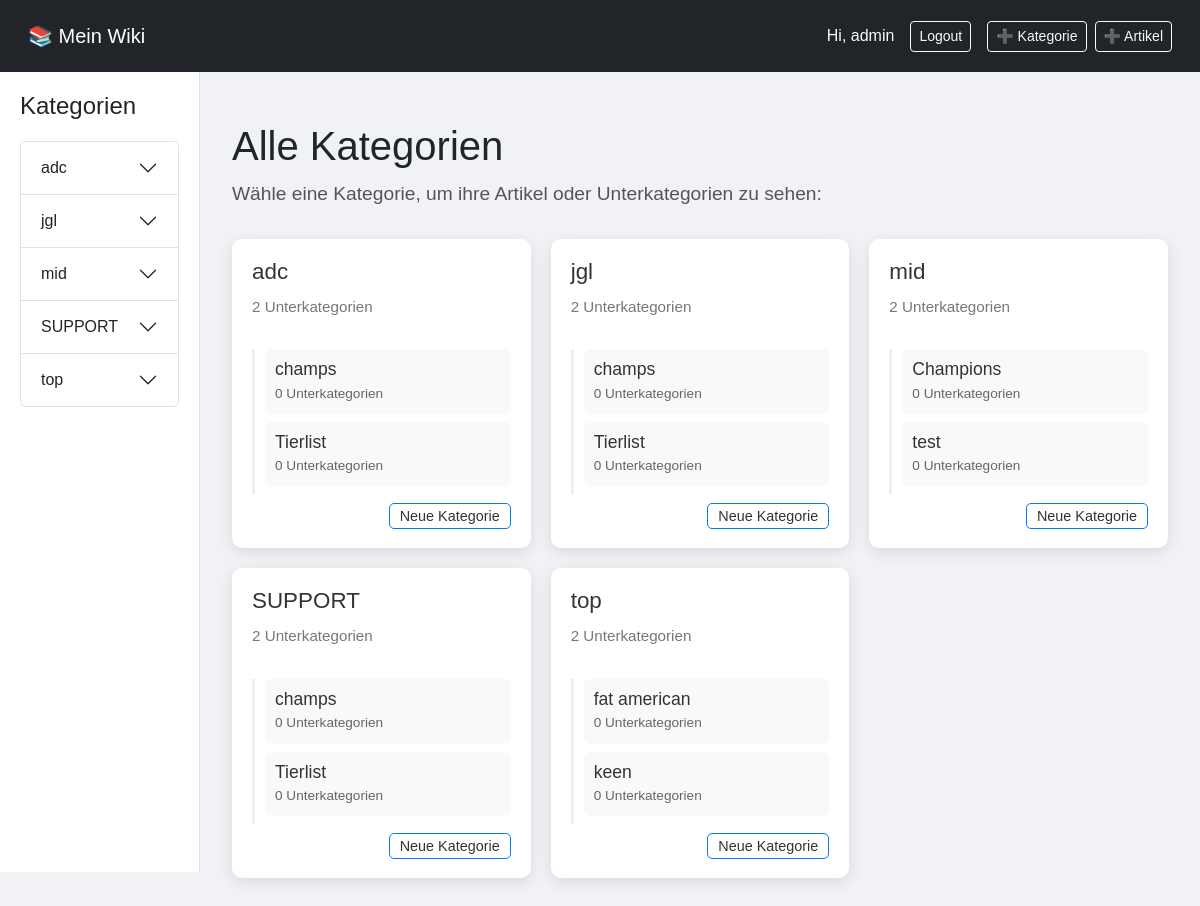
The page / (signed in) on the database its author committed.
### tables this page shows
CREATE TABLE users (
            id INTEGER PRIMARY KEY AUTOINCREMENT,
            username TEXT UNIQUE NOT NULL,
            password_hash TEXT NOT NULL,
            is_admin INTEGER DEFAULT 0
        );

CREATE TABLE categories (
            id INTEGER PRIMARY KEY AUTOINCREMENT,
            name TEXT NOT NULL
        , parent_id INTEGER);

### app.py (the view)
@app.route("/")
def index():
    articles = query_db("SELECT * FROM articles")
    return render_template("index.html", articles=articles)

### app.py (called while the page is built)
def get_db():
    if "db" not in g:
        g.db = sqlite3.connect(DB_NAME, timeout=10, check_same_thread=False)
        g.db.row_factory = sqlite3.Row
    return g.db

def query_db(query, args=(), one=False):
    db = get_db()
    cur = db.execute(query, args)
    if query.strip().lower().startswith("select"):
        rv = cur.fetchall()
        cur.close()
        return (rv[0] if rv else None) if one else rv
    else:
        db.commit()
        cur.close()
        return None

def build_category_tree():
    rows = query_db("SELECT id, name, parent_id FROM categories ORDER BY name COLLATE NOCASE ASC")
    cats = {}
    for r in rows:
        cats[r["id"]] = {"id": r["id"], "name": r["name"], "parent_id": r["parent_id"], "children": []}
    root = []
    for c in cats.values():
        if c["parent_id"] is None:
            root.append(c)
        else:
            parent = cats.get(c["parent_id"])
            if parent:
                parent["children"].append(c)
            else:
                root.append(c)
    for c in root:
        c["children"].sort(key=lambda x: x["name"].lower())
    root.sort(key=lambda x: x["name"].lower())
    return root

@login_manager.user_loader
def load_user(user_id):
    u = query_db("SELECT * FROM users WHERE id=?", (user_id,), one=True)
    if u:
        return User(u["id"], u["username"], bool(u["is_admin"]))
    return None

@app.before_request
def load_categories():
    g.categories_global = build_category_tree()

### templates/index.html (shortened to what this page needs)
{% extends "base.html" %}
{% block content %}
<div class="index-container">
    <h1 class="index-title">Alle Kategorien</h1>
    <p class="index-description">Wähle eine Kategorie, um ihre Artikel oder Unterkategorien zu sehen:</p>
    <div class="categories-grid">
        {% if g.categories_global %}
            {% for cat in g.categories_global %}
            <div class="category-card">
                <a href="{{ url_for('show_category', cat_id=cat.id) }}">
                    <h3>{{ cat.name }}</h3>
                    <p>{{ cat.children|length }} Unterkategorien</p>
                </a>
                {% if cat.children %}
                <div class="subcategory-list">
                    {% for sub in cat.children %}
                        <div class="subcategory-card">
                            <a href="{{ url_for('show_category', cat_id=sub.id) }}">
                                <h4>{{ sub.name }}</h4>
                                <p>{{ sub.children|length }} Unterkategorien</p>
                            </a>
                        </div>
                    {% endfor %}
                </div>
                {% endif %}
                {% if current_user.is_authenticated and current_user.is_admin %}
                <div class="category-actions">
                    <a href="{{ url_for('add_category') }}" class="btn-edit">Neue Kategorie</a>
                </div>
                {% endif %}
            </div>
            {% endfor %}
        {% else %}
            <p>Keine Kategorien vorhanden.</p>
        {% endif %}
    </div>
</div>
{% endblock %}

### templates/base.html (shortened to what this page needs)
<!DOCTYPE html>
<html lang="de">
<head>
    <link href="https://cdn.jsdelivr.net/npm/bootstrap@5.3.2/dist/css/bootstrap.min.css" rel="stylesheet">
    <link rel="stylesheet" href="{{ url_for('static', filename='style.css') }}">
</head>
<body>
<header class="navbar navbar-dark bg-dark p-3">
    <div class="container-fluid">
        <a href="{{ url_for('index') }}" class="navbar-brand">📚 Mein Wiki</a>
        <nav class="d-flex gap-2 align-items-center">
            {% if current_user.is_authenticated %}
                <span class="text-light me-2">Hi, {{ current_user.username }}</span>
                <a href="{{ url_for('logout') }}" class="btn btn-sm btn-outline-light">Logout</a>
            {% else %}
                <a href="{{ url_for('login') }}" class="btn btn-sm btn-outline-light">Login</a>
            {% endif %}
            {% if current_user.is_authenticated and current_user.is_admin %}
                <a href="{{ url_for('add_category') }}" class="btn btn-sm btn-outline-light ms-2">➕ Kategorie</a>
                <a href="{{ url_for('add_article') }}" class="btn btn-sm btn-outline-light">➕ Artikel</a>
            {% endif %}
        </nav>
    </div>
</header>
<div class="container-fluid">
    <div class="row">
        <aside class="col-12 col-md-3 col-lg-2 sidebar">
            <h5>Kategorien</h5>
            <div class="accordion" id="categoryAccordion">
                {% for cat in g.categories_global %}
                    <div class="accordion-item">
                        <h2 class="accordion-header" id="heading{{ cat.id }}">
                            <button class="accordion-button collapsed" type="button" data-bs-toggle="collapse"
                                    data-bs-target="#collapse{{ cat.id }}" aria-expanded="false"
                                    aria-controls="collapse{{ cat.id }}">
                                {{ cat.name }}
                            </button>
                        </h2>
                    </div>
                {% endfor %}
            </div>
        </aside>
        <main class="col-12 col-md-9 col-lg-10">
            {% block content %}{% endblock %}
        </main>
    </div>
</div>
</body>
</html>

### templates/base.html (style rules this page uses)
body { font-family: Arial, sans-serif; background-color: #f0f2f5; }
.sidebar { position: sticky; top: 0; height: 100vh; background-color: #fff; border-right: 1px solid #dee2e6; padding: 20px; }
.sidebar h5 { font-size: 1.5em; margin-bottom: 20px; }
main { padding: 30px; }
header.navbar { margin-bottom: 0; }

### templates/index.html (style rules this page uses)
.index-container { max-width: 1000px; margin: auto; padding: 20px; }
.index-title { font-size: 2.5em; margin-bottom: 10px; }
.index-description { font-size: 1.2em; margin-bottom: 30px; color: #555; }
.categories-grid { display: grid; grid-template-columns: repeat(auto-fill, minmax(280px, 1fr)); gap: 20px; }
.category-card { background-color: #fff; padding: 20px; border-radius: 10px; box-shadow: 0 4px 15px rgba(0,0,0,0.1); text-decoration: none; color: #333; position: relative; display: flex; flex-direction: column; justify-content: space-between; transition: transform 0.2s, box-shadow 0.2s; }
.category-card a { text-decoration: none; color: inherit; }
.category-card h3 { margin-top: 0; font-size: 1.4em; margin-bottom: 10px; }
.category-card p { font-size: 0.95em; color: #777; }
.subcategory-list { margin-top: 15px; padding-left: 10px; border-left: 3px solid #eee; }
.subcategory-card { background-color: #f9f9f9; padding: 10px; margin-bottom: 8px; border-radius: 6px; transition: background 0.2s, transform 0.2s; }
.subcategory-card h4 { margin: 0; font-size: 1.1em; }
.subcategory-card p { font-size: 0.85em; color: #666; margin: 3px 0 0 0; }
.category-actions { margin-top: 10px; text-align: right; }
.btn-edit { background: none; border: 1px solid #007bff; color: #007bff; padding: 4px 10px; border-radius: 5px; font-size: 0.9em; text-decoration: none; transition: 0.2s; }

### rows shown on the page
users: username "admin"
categories: name "adc", children|length "2"
categories: name "jgl", children|length "2"
categories: name "mid", children|length "2"
categories: name "SUPPORT", children|length "2"
categories: name "top", children|length "2"
categories: name "champs", children|length "0"
categories: name "Tierlist", children|length "0"
categories: name "champs", children|length "0"
categories: name "Tierlist", children|length "0"
categories: name "Champions", children|length "0"
categories: name "test", children|length "0"
categories: name "champs", children|length "0"
categories: name "Tierlist", children|length "0"
categories: name "fat american", children|length "0"
categories: name "keen", children|length "0"
